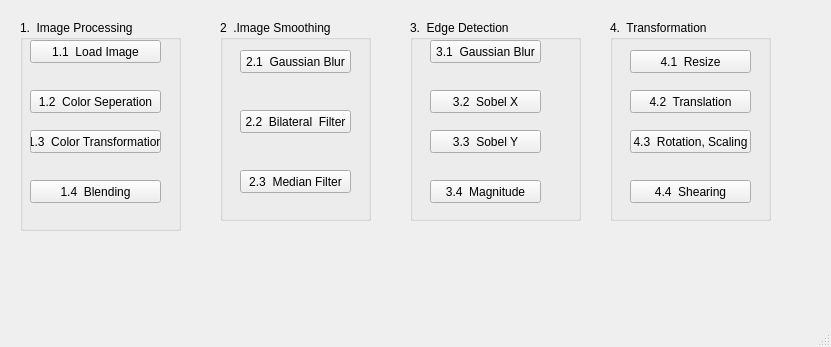
<?xml version="1.0" encoding="UTF-8"?>
<ui version="4.0">
 <class>MainWindow</class>
 <widget class="QMainWindow" name="MainWindow">
  <property name="geometry">
   <rect>
    <x>0</x>
    <y>0</y>
    <width>831</width>
    <height>347</height>
   </rect>
  </property>
  <property name="windowTitle">
   <string>MainWindow</string>
  </property>
  <widget class="QWidget" name="centralwidget">
   <widget class="QGroupBox" name="groupBox">
    <property name="geometry">
     <rect>
      <x>20</x>
      <y>20</y>
      <width>161</width>
      <height>211</height>
     </rect>
    </property>
    <property name="title">
     <string>1.  Image Processing</string>
    </property>
    <widget class="QPushButton" name="pushButton">
     <property name="geometry">
      <rect>
       <x>10</x>
       <y>20</y>
       <width>131</width>
       <height>23</height>
      </rect>
     </property>
     <property name="text">
      <string>1.1  Load Image</string>
     </property>
    </widget>
    <widget class="QPushButton" name="pushButton_2">
     <property name="geometry">
      <rect>
       <x>10</x>
       <y>70</y>
       <width>131</width>
       <height>23</height>
      </rect>
     </property>
     <property name="text">
      <string>1.2  Color Seperation</string>
     </property>
    </widget>
    <widget class="QPushButton" name="pushButton_3">
     <property name="geometry">
      <rect>
       <x>10</x>
       <y>110</y>
       <width>131</width>
       <height>23</height>
      </rect>
     </property>
     <property name="text">
      <string>1.3  Color Transformation</string>
     </property>
    </widget>
    <widget class="QPushButton" name="pushButton_4">
     <property name="geometry">
      <rect>
       <x>10</x>
       <y>160</y>
       <width>131</width>
       <height>23</height>
      </rect>
     </property>
     <property name="text">
      <string>1.4  Blending</string>
     </property>
    </widget>
   </widget>
   <widget class="QGroupBox" name="groupBox_2">
    <property name="geometry">
     <rect>
      <x>220</x>
      <y>20</y>
      <width>151</width>
      <height>201</height>
     </rect>
    </property>
    <property name="title">
     <string>2  .Image Smoothing</string>
    </property>
    <widget class="QPushButton" name="pushButton_5">
     <property name="geometry">
      <rect>
       <x>20</x>
       <y>30</y>
       <width>111</width>
       <height>23</height>
      </rect>
     </property>
     <property name="text">
      <string>2.1  Gaussian Blur</string>
     </property>
    </widget>
    <widget class="QPushButton" name="pushButton_6">
     <property name="geometry">
      <rect>
       <x>20</x>
       <y>90</y>
       <width>111</width>
       <height>23</height>
      </rect>
     </property>
     <property name="text">
      <string>2.2  Bilateral  Filter</string>
     </property>
    </widget>
    <widget class="QPushButton" name="pushButton_7">
     <property name="geometry">
      <rect>
       <x>20</x>
       <y>150</y>
       <width>111</width>
       <height>23</height>
      </rect>
     </property>
     <property name="text">
      <string>2.3  Median Filter</string>
     </property>
    </widget>
   </widget>
   <widget class="QGroupBox" name="groupBox_3">
    <property name="geometry">
     <rect>
      <x>410</x>
      <y>20</y>
      <width>171</width>
      <height>201</height>
     </rect>
    </property>
    <property name="title">
     <string>3.  Edge Detection</string>
    </property>
    <widget class="QPushButton" name="pushButton_8">
     <property name="geometry">
      <rect>
       <x>20</x>
       <y>20</y>
       <width>111</width>
       <height>23</height>
      </rect>
     </property>
     <property name="text">
      <string>3.1  Gaussian Blur</string>
     </property>
    </widget>
    <widget class="QPushButton" name="pushButton_9">
     <property name="geometry">
      <rect>
       <x>20</x>
       <y>70</y>
       <width>111</width>
       <height>23</height>
      </rect>
     </property>
     <property name="text">
      <string>3.2  Sobel X</string>
     </property>
    </widget>
    <widget class="QPushButton" name="pushButton_10">
     <property name="geometry">
      <rect>
       <x>20</x>
       <y>110</y>
       <width>111</width>
       <height>23</height>
      </rect>
     </property>
     <property name="text">
      <string>3.3  Sobel Y</string>
     </property>
    </widget>
    <widget class="QPushButton" name="pushButton_11">
     <property name="geometry">
      <rect>
       <x>20</x>
       <y>160</y>
       <width>111</width>
       <height>23</height>
      </rect>
     </property>
     <property name="text">
      <string>3.4  Magnitude</string>
     </property>
    </widget>
   </widget>
   <widget class="QGroupBox" name="groupBox_4">
    <property name="geometry">
     <rect>
      <x>610</x>
      <y>20</y>
      <width>161</width>
      <height>201</height>
     </rect>
    </property>
    <property name="title">
     <string>4.  Transformation</string>
    </property>
    <widget class="QPushButton" name="pushButton_12">
     <property name="geometry">
      <rect>
       <x>20</x>
       <y>30</y>
       <width>121</width>
       <height>23</height>
      </rect>
     </property>
     <property name="text">
      <string>4.1  Resize</string>
     </property>
    </widget>
    <widget class="QPushButton" name="pushButton_13">
     <property name="geometry">
      <rect>
       <x>20</x>
       <y>70</y>
       <width>121</width>
       <height>23</height>
      </rect>
     </property>
     <property name="text">
      <string>4.2  Translation</string>
     </property>
    </widget>
    <widget class="QPushButton" name="pushButton_14">
     <property name="geometry">
      <rect>
       <x>20</x>
       <y>110</y>
       <width>121</width>
       <height>23</height>
      </rect>
     </property>
     <property name="text">
      <string>4.3  Rotation, Scaling</string>
     </property>
    </widget>
    <widget class="QPushButton" name="pushButton_15">
     <property name="geometry">
      <rect>
       <x>20</x>
       <y>160</y>
       <width>121</width>
       <height>23</height>
      </rect>
     </property>
     <property name="text">
      <string>4.4  Shearing</string>
     </property>
    </widget>
   </widget>
  </widget>
  <widget class="QMenuBar" name="menubar">
   <property name="geometry">
    <rect>
     <x>0</x>
     <y>0</y>
     <width>831</width>
     <height>21</height>
    </rect>
   </property>
  </widget>
  <widget class="QStatusBar" name="statusbar"/>
 </widget>
 <resources/>
 <connections/>
</ui>
